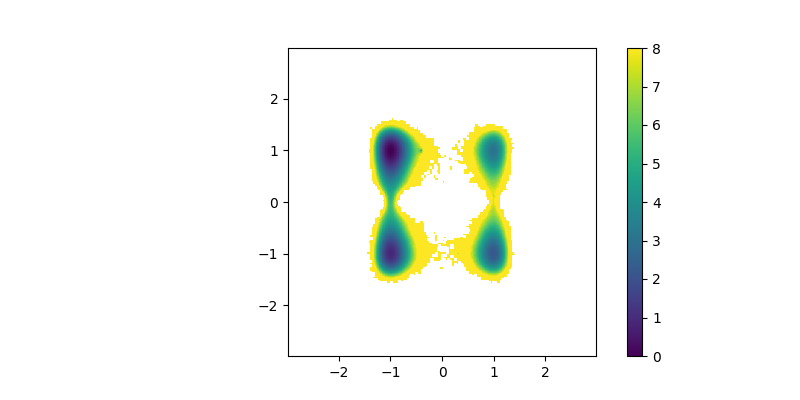
#> input picture trials/combined_fes/bw0_2/fes_b0_s10.png, 800 x 400 px
$ python combined_fes.py
#> lines starting #> are read from the running program, lines starting #| are printed output that depends on the picture
import matplotlib.pyplot as plt

# List of filenames and corresponding scaling values
filenames = ["fes_b0_s10.png", "fes_b0_s5.png", "fes_b0_s2.png", "fes_b0_s1.png"]
scaling_values = [10, 5, 2, 1]

# Create a 2x2 subplot grid
fig, axes = plt.subplots(nrows=2, ncols=2, figsize=(10, 8))
fig.suptitle('FES Plots with Different Scalings,bandwidth=0.0')

for i, (filename, scaling) in enumerate(zip(filenames, scaling_values)):
    # Calculate subplot indices
    row = i // 2  # Row index
    col = i % 2   # Column index

    # Load the image and display it in the corresponding subplot
    img = plt.imread(filename)
#> img is the input picture: shape (400, 800, 4) float32; mean R, G, B, A 0.965, 0.974, 0.953, 1
    axes[row, col].imshow(img)
    axes[row, col].axis('off')  # Turn off axis labels

    # Set title for each subplot indicating the scaling value
    axes[row, col].set_title(f'Scaling {scaling}')

# Adjust layout
plt.tight_layout()
plt.subplots_adjust(top=0.9)

# Save the figure
plt.savefig('subplots_fes_scaling_b0_2.png')
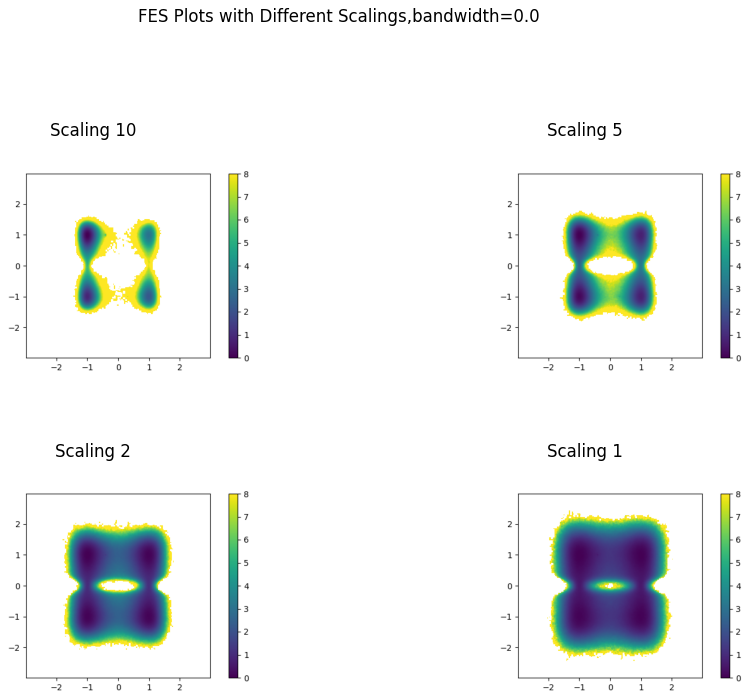
#> figure drawn by matplotlib, 4 panels

# Show the plot
plt.show()
